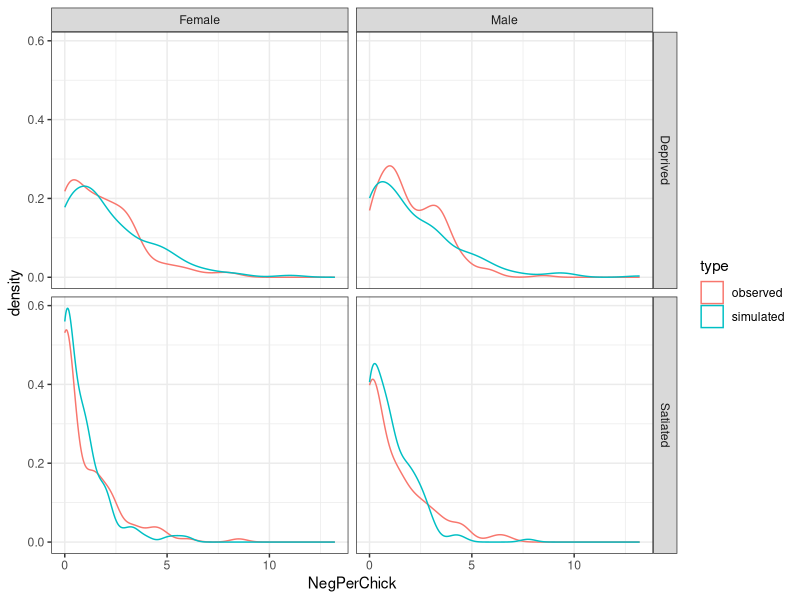
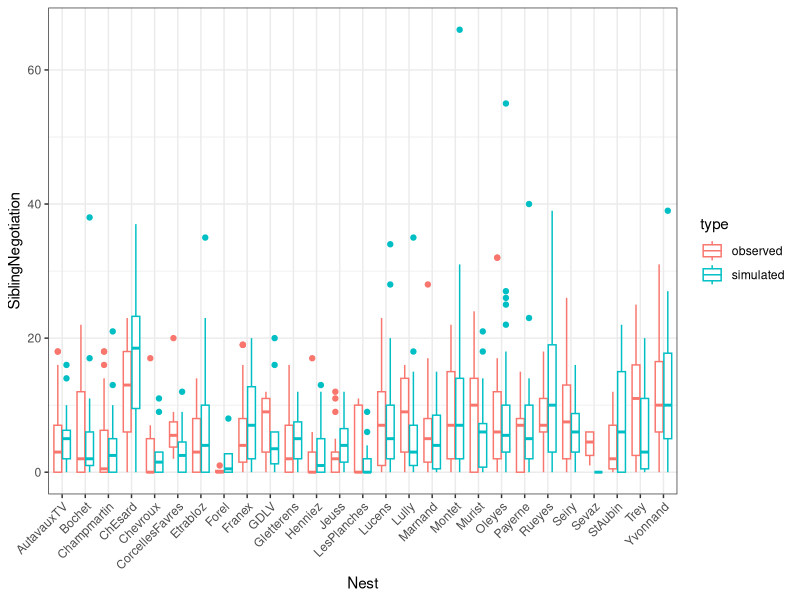

Here is the R script that generated these plots, in order:
## ---- chunk 1
library(knitr)
knitr::opts_chunk$set(echo = TRUE)
## ---- chunk 2
library(glmmTMB)
library(ggplot2); theme_set(theme_bw())
## ---- chunk 3
data(Owls)
owls_nb1 <- glmmTMB(SiblingNegotiation ~ FoodTreatment*SexParent +
                             (1|Nest)+offset(log(BroodSize)),
                          family = list(family="nbinom1",link="log"),
                          ziformula = ~1, data=Owls)
## ---- chunk 4
simo=simulate(owls_nb1, seed=1)
Simdat=Owls
Simdat$SiblingNegotiation=simo[[1]]
Simdat=transform(Simdat,  
			NegPerChick = SiblingNegotiation/BroodSize, 
			type="simulated")
Owls$type = "observed"	
Dat=rbind(Owls, Simdat)	
## ---- chunk 5

ggplot(Dat,  aes(NegPerChick, colour=type))+geom_density()+facet_grid(FoodTreatment~SexParent)

ggplot(Dat, aes(Nest, SiblingNegotiation, colour=type))+geom_boxplot()+
 theme(axis.text.x = element_text(angle = 45, vjust = 1, hjust=1))
